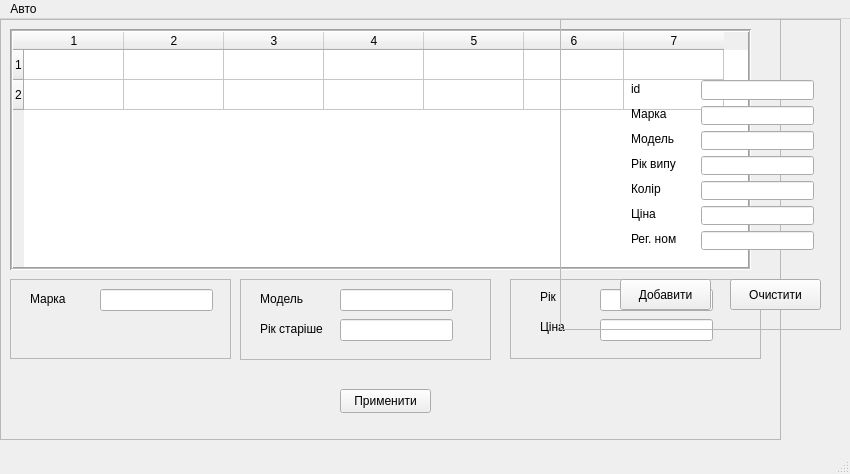
<?xml version="1.0" encoding="UTF-8"?>
<ui version="4.0">
 <class>QtWidgetsCarsPropViewerClass</class>
 <widget class="QMainWindow" name="QtWidgetsCarsPropViewerClass">
  <property name="geometry">
   <rect>
    <x>0</x>
    <y>0</y>
    <width>850</width>
    <height>474</height>
   </rect>
  </property>
  <property name="windowTitle">
   <string>QtWidgetsCarsPropViewer</string>
  </property>
  <widget class="QWidget" name="centralWidget">
   <widget class="QFrame" name="frame_AddCar">
    <property name="enabled">
     <bool>true</bool>
    </property>
    <property name="geometry">
     <rect>
      <x>560</x>
      <y>0</y>
      <width>281</width>
      <height>311</height>
     </rect>
    </property>
    <property name="frameShape">
     <enum>QFrame::StyledPanel</enum>
    </property>
    <property name="frameShadow">
     <enum>QFrame::Raised</enum>
    </property>
    <widget class="QPushButton" name="pushButton_AddCar">
     <property name="geometry">
      <rect>
       <x>60</x>
       <y>260</y>
       <width>91</width>
       <height>31</height>
      </rect>
     </property>
     <property name="text">
      <string>Добавити</string>
     </property>
    </widget>
    <widget class="QWidget" name="layoutWidget_2">
     <property name="geometry">
      <rect>
       <x>60</x>
       <y>49</y>
       <width>67</width>
       <height>191</height>
      </rect>
     </property>
     <layout class="QGridLayout" name="gridLayout_2">
      <item row="0" column="0">
       <widget class="QLabel" name="label_8">
        <property name="text">
         <string>id</string>
        </property>
       </widget>
      </item>
      <item row="1" column="0">
       <widget class="QLabel" name="label_9">
        <property name="text">
         <string>Марка</string>
        </property>
       </widget>
      </item>
      <item row="2" column="0">
       <widget class="QLabel" name="label_10">
        <property name="text">
         <string>Модель</string>
        </property>
       </widget>
      </item>
      <item row="3" column="0">
       <widget class="QLabel" name="label_11">
        <property name="text">
         <string>Рік випуску</string>
        </property>
       </widget>
      </item>
      <item row="4" column="0">
       <widget class="QLabel" name="label_12">
        <property name="text">
         <string>Колір</string>
        </property>
       </widget>
      </item>
      <item row="5" column="0">
       <widget class="QLabel" name="label_13">
        <property name="text">
         <string>Ціна</string>
        </property>
       </widget>
      </item>
      <item row="6" column="0">
       <widget class="QLabel" name="label_14">
        <property name="text">
         <string>Рег. номер</string>
        </property>
       </widget>
      </item>
     </layout>
    </widget>
    <widget class="QWidget" name="layoutWidget_3">
     <property name="geometry">
      <rect>
       <x>130</x>
       <y>50</y>
       <width>135</width>
       <height>192</height>
      </rect>
     </property>
     <layout class="QVBoxLayout" name="verticalLayout_2">
      <item>
       <widget class="QLineEdit" name="lineEdit_id"/>
      </item>
      <item>
       <widget class="QLineEdit" name="lineEdit_mark"/>
      </item>
      <item>
       <widget class="QLineEdit" name="lineEdit_model"/>
      </item>
      <item>
       <widget class="QLineEdit" name="lineEdit_year"/>
      </item>
      <item>
       <widget class="QLineEdit" name="lineEdit_color"/>
      </item>
      <item>
       <widget class="QLineEdit" name="lineEdit_price"/>
      </item>
      <item>
       <widget class="QLineEdit" name="lineEdit_RegNum"/>
      </item>
     </layout>
    </widget>
    <widget class="QPushButton" name="pushButton_Clear">
     <property name="geometry">
      <rect>
       <x>170</x>
       <y>260</y>
       <width>91</width>
       <height>31</height>
      </rect>
     </property>
     <property name="text">
      <string>Очистити</string>
     </property>
    </widget>
   </widget>
   <widget class="QFrame" name="frame_ShowCars">
    <property name="enabled">
     <bool>true</bool>
    </property>
    <property name="geometry">
     <rect>
      <x>0</x>
      <y>0</y>
      <width>781</width>
      <height>421</height>
     </rect>
    </property>
    <property name="frameShape">
     <enum>QFrame::StyledPanel</enum>
    </property>
    <property name="frameShadow">
     <enum>QFrame::Raised</enum>
    </property>
    <widget class="QTableWidget" name="tableCars">
     <property name="geometry">
      <rect>
       <x>10</x>
       <y>10</y>
       <width>741</width>
       <height>241</height>
      </rect>
     </property>
     <property name="frameShape">
      <enum>QFrame::Box</enum>
     </property>
     <property name="midLineWidth">
      <number>1</number>
     </property>
     <property name="sortingEnabled">
      <bool>true</bool>
     </property>
     <property name="rowCount">
      <number>2</number>
     </property>
     <property name="columnCount">
      <number>7</number>
     </property>
     <row/>
     <row/>
     <column/>
     <column/>
     <column/>
     <column/>
     <column/>
     <column/>
     <column/>
    </widget>
    <widget class="QPushButton" name="pushButton_ApplyFilter">
     <property name="geometry">
      <rect>
       <x>340</x>
       <y>370</y>
       <width>91</width>
       <height>24</height>
      </rect>
     </property>
     <property name="text">
      <string>Применити</string>
     </property>
    </widget>
    <widget class="QFrame" name="frame_C">
     <property name="geometry">
      <rect>
       <x>510</x>
       <y>260</y>
       <width>251</width>
       <height>80</height>
      </rect>
     </property>
     <property name="frameShape">
      <enum>QFrame::StyledPanel</enum>
     </property>
     <property name="frameShadow">
      <enum>QFrame::Raised</enum>
     </property>
     <widget class="QLineEdit" name="lineEdit_year_filter">
      <property name="geometry">
       <rect>
        <x>90</x>
        <y>10</y>
        <width>113</width>
        <height>22</height>
       </rect>
      </property>
     </widget>
     <widget class="QLabel" name="label">
      <property name="geometry">
       <rect>
        <x>30</x>
        <y>10</y>
        <width>55</width>
        <height>16</height>
       </rect>
      </property>
      <property name="text">
       <string>Рік</string>
      </property>
     </widget>
     <widget class="QLabel" name="label_2">
      <property name="geometry">
       <rect>
        <x>30</x>
        <y>40</y>
        <width>55</width>
        <height>16</height>
       </rect>
      </property>
      <property name="text">
       <string>Ціна</string>
      </property>
     </widget>
     <widget class="QLineEdit" name="lineEdit_price_filter">
      <property name="geometry">
       <rect>
        <x>90</x>
        <y>40</y>
        <width>113</width>
        <height>22</height>
       </rect>
      </property>
     </widget>
    </widget>
    <widget class="QFrame" name="frame_B">
     <property name="geometry">
      <rect>
       <x>240</x>
       <y>260</y>
       <width>251</width>
       <height>81</height>
      </rect>
     </property>
     <property name="frameShape">
      <enum>QFrame::StyledPanel</enum>
     </property>
     <property name="frameShadow">
      <enum>QFrame::Raised</enum>
     </property>
     <widget class="QLabel" name="label_3">
      <property name="geometry">
       <rect>
        <x>20</x>
        <y>10</y>
        <width>71</width>
        <height>20</height>
       </rect>
      </property>
      <property name="text">
       <string>Модель</string>
      </property>
     </widget>
     <widget class="QLineEdit" name="lineEdit_model_filter">
      <property name="geometry">
       <rect>
        <x>100</x>
        <y>10</y>
        <width>113</width>
        <height>22</height>
       </rect>
      </property>
     </widget>
     <widget class="QLineEdit" name="lineEdit_year_more_filter">
      <property name="geometry">
       <rect>
        <x>100</x>
        <y>40</y>
        <width>113</width>
        <height>22</height>
       </rect>
      </property>
      <property name="text">
       <string/>
      </property>
     </widget>
     <widget class="QLabel" name="label_4">
      <property name="geometry">
       <rect>
        <x>20</x>
        <y>40</y>
        <width>71</width>
        <height>20</height>
       </rect>
      </property>
      <property name="text">
       <string>Рік старіше</string>
      </property>
     </widget>
    </widget>
    <widget class="QFrame" name="frame_A">
     <property name="geometry">
      <rect>
       <x>10</x>
       <y>260</y>
       <width>221</width>
       <height>80</height>
      </rect>
     </property>
     <property name="frameShape">
      <enum>QFrame::StyledPanel</enum>
     </property>
     <property name="frameShadow">
      <enum>QFrame::Raised</enum>
     </property>
     <widget class="QLabel" name="label_5">
      <property name="geometry">
       <rect>
        <x>20</x>
        <y>10</y>
        <width>61</width>
        <height>20</height>
       </rect>
      </property>
      <property name="text">
       <string>Марка</string>
      </property>
     </widget>
     <widget class="QLineEdit" name="lineEdit_mark_filter">
      <property name="geometry">
       <rect>
        <x>90</x>
        <y>10</y>
        <width>113</width>
        <height>22</height>
       </rect>
      </property>
     </widget>
    </widget>
    <zorder>tableCars</zorder>
    <zorder>pushButton_ApplyFilter</zorder>
    <zorder>frame_B</zorder>
    <zorder>frame_C</zorder>
    <zorder>frame_A</zorder>
   </widget>
   <zorder>frame_ShowCars</zorder>
   <zorder>frame_AddCar</zorder>
  </widget>
  <widget class="QMenuBar" name="menuBar">
   <property name="geometry">
    <rect>
     <x>0</x>
     <y>0</y>
     <width>850</width>
     <height>21</height>
    </rect>
   </property>
   <widget class="QMenu" name="menu">
    <property name="title">
     <string>Авто</string>
    </property>
    <addaction name="AddNewCar"/>
    <addaction name="action_A"/>
    <addaction name="action_B"/>
    <addaction name="action_C"/>
   </widget>
   <addaction name="menu"/>
  </widget>
  <widget class="QStatusBar" name="statusBar"/>
  <action name="AddNewCar">
   <property name="text">
    <string>Добавить</string>
   </property>
  </action>
  <action name="action_A">
   <property name="text">
    <string>Показать A</string>
   </property>
  </action>
  <action name="action_B">
   <property name="text">
    <string>Показать B</string>
   </property>
  </action>
  <action name="action_C">
   <property name="text">
    <string>Показать C</string>
   </property>
  </action>
 </widget>
 <layoutdefault spacing="6" margin="11"/>
 <resources>
  <include location="QtWidgetsCarsPropViewer.qrc"/>
 </resources>
 <connections>
  <connection>
   <sender>AddNewCar</sender>
   <signal>triggered()</signal>
   <receiver>QtWidgetsCarsPropViewerClass</receiver>
   <slot>show_frame_add_car()</slot>
   <hints>
    <hint type="sourcelabel">
     <x>-1</x>
     <y>-1</y>
    </hint>
    <hint type="destinationlabel">
     <x>419</x>
     <y>218</y>
    </hint>
   </hints>
  </connection>
  <connection>
   <sender>pushButton_AddCar</sender>
   <signal>clicked()</signal>
   <receiver>QtWidgetsCarsPropViewerClass</receiver>
   <slot>add_new_car()</slot>
   <hints>
    <hint type="sourcelabel">
     <x>615</x>
     <y>296</y>
    </hint>
    <hint type="destinationlabel">
     <x>419</x>
     <y>218</y>
    </hint>
   </hints>
  </connection>
  <connection>
   <sender>action_A</sender>
   <signal>triggered()</signal>
   <receiver>QtWidgetsCarsPropViewerClass</receiver>
   <slot>show_frame_viewer_filter_mark()</slot>
   <hints>
    <hint type="sourcelabel">
     <x>-1</x>
     <y>-1</y>
    </hint>
    <hint type="destinationlabel">
     <x>419</x>
     <y>218</y>
    </hint>
   </hints>
  </connection>
  <connection>
   <sender>pushButton_Clear</sender>
   <signal>clicked()</signal>
   <receiver>QtWidgetsCarsPropViewerClass</receiver>
   <slot>clear_car_data()</slot>
   <hints>
    <hint type="sourcelabel">
     <x>775</x>
     <y>296</y>
    </hint>
    <hint type="destinationlabel">
     <x>422</x>
     <y>242</y>
    </hint>
   </hints>
  </connection>
  <connection>
   <sender>action_B</sender>
   <signal>triggered()</signal>
   <receiver>QtWidgetsCarsPropViewerClass</receiver>
   <slot>show_frame_viewer_filter_model_price()</slot>
   <hints>
    <hint type="sourcelabel">
     <x>-1</x>
     <y>-1</y>
    </hint>
    <hint type="destinationlabel">
     <x>424</x>
     <y>236</y>
    </hint>
   </hints>
  </connection>
  <connection>
   <sender>action_C</sender>
   <signal>triggered()</signal>
   <receiver>QtWidgetsCarsPropViewerClass</receiver>
   <slot>show_frame_viewer_filter_year_price()</slot>
   <hints>
    <hint type="sourcelabel">
     <x>-1</x>
     <y>-1</y>
    </hint>
    <hint type="destinationlabel">
     <x>424</x>
     <y>236</y>
    </hint>
   </hints>
  </connection>
  <connection>
   <sender>pushButton_ApplyFilter</sender>
   <signal>clicked()</signal>
   <receiver>QtWidgetsCarsPropViewerClass</receiver>
   <slot>apply_selected_filter()</slot>
   <hints>
    <hint type="sourcelabel">
     <x>385</x>
     <y>402</y>
    </hint>
    <hint type="destinationlabel">
     <x>424</x>
     <y>236</y>
    </hint>
   </hints>
  </connection>
 </connections>
 <slots>
  <slot>add_new_car()</slot>
  <slot>show_frame_add_car()</slot>
  <slot>show_frame_viewer_filter_year_price()</slot>
  <slot>clear_car_data()</slot>
  <slot>show_frame_viewer_filter_mark()</slot>
  <slot>show_frame_viewer_filter_model_price()</slot>
  <slot>apply_selected_filter()</slot>
 </slots>
</ui>
